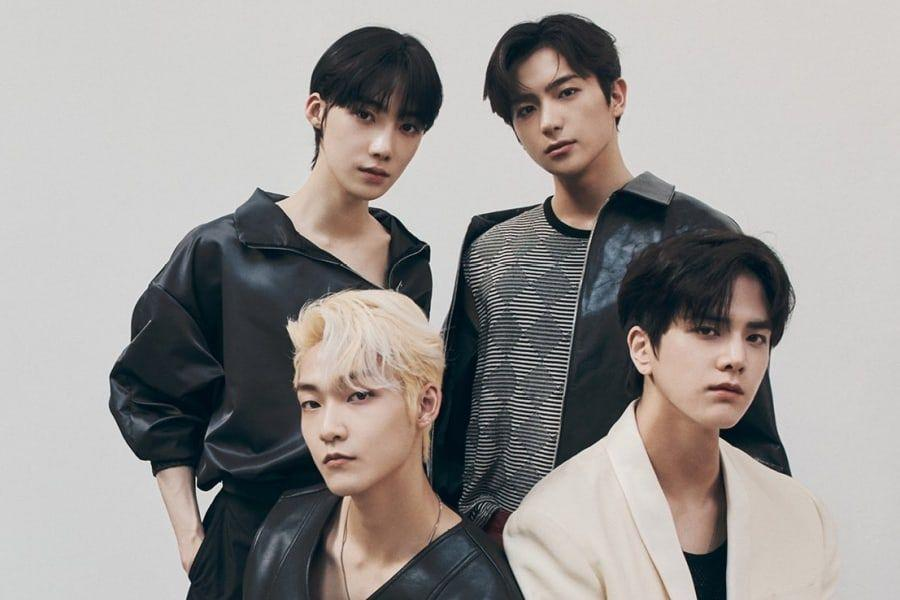
#> input picture face_detection/DATA/005.jpeg, 900 x 600 px, found by its file name
$ python face_detection.py
#> lines starting #> are read from the running program, lines starting #| are printed output that depends on the picture
import cv2 as cv

# Load the image
img = cv.imread('005.jpeg')
#> img is the input picture: shape (600, 900, 3); mean B, G, R 149, 151.3, 155

# Load the face detection model
face_model = cv.CascadeClassifier('face-detect-model.xml')

# Convert the image to grayscale
gray_scale = cv.cvtColor(img, cv.COLOR_BGR2GRAY)
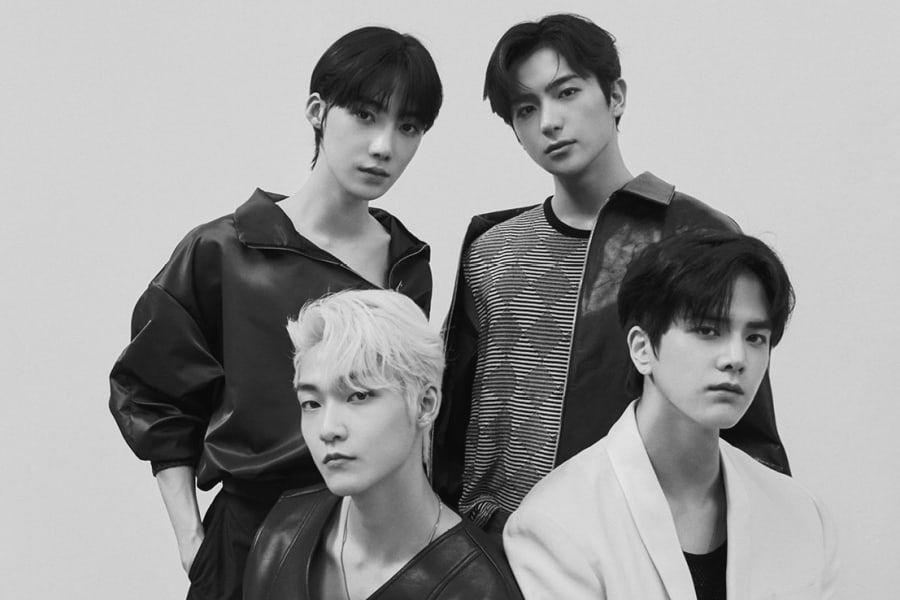
#> gray_scale: shape (600, 900); min 0, max 249, mean 152.2

# Detect faces in the image with adjusted parameters for better accuracy
faces = face_model.detectMultiScale(gray_scale, scaleFactor=1.1, minNeighbors=5, minSize=(30, 30))
#> faces = [[271, 352, 129, 129], [659, 276, 149, 149], [475, 39, 146, 146], [312, 64, 144, 144]]

# Resize the image to fit the screen
height, width, _ = img.shape
#> height = 600; width = 900
resize_factor = min(1.0, 800.0 / width)
#> resize_factor = 0.889
resized_img = cv.resize(img, (int(width * resize_factor), int(height * resize_factor)))

# Draw rectangles around detected faces
for (x, y, w, h) in faces:
    # Adjust the coordinates and size based on the resize factor
    x, y, w, h = int(x * resize_factor), int(y * resize_factor), int(w * resize_factor), int(h * resize_factor)

    cv.rectangle(resized_img, (x, y), (x + w, y + h), (255, 255, 0), 2)
#> this loop made 4 passes
#> (x, y, w, h) on passes 1 to 4: (240, 312, 114, 114), (585, 245, 132, 132), (422, 34, 129, 129), (277, 56, 128, 128)
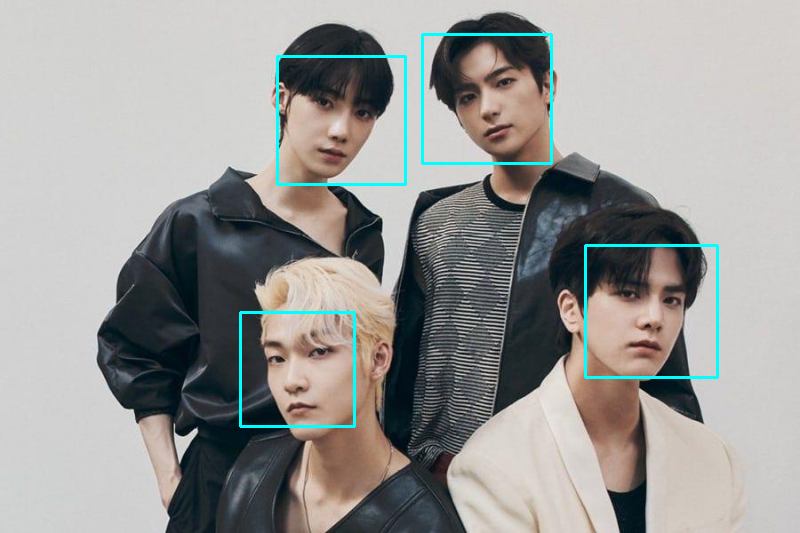
#> resized_img: shape (533, 800, 3); mean B, G, R 150.7, 152.9, 152.9

# Count the number of faces
num_faces = len(faces)
#> num_faces = 4

# Display the number of faces on the image with shadow
font = cv.FONT_HERSHEY_SIMPLEX
#> font = 0
cv.putText(resized_img, f'Number of Faces: {num_faces}', (10, 30), font, 1, (0, 0, 0), 2, cv.LINE_AA)
cv.putText(resized_img, f'Number of Faces: {num_faces}', (11, 31), font, 1, (255, 255, 255), 2, cv.LINE_AA)
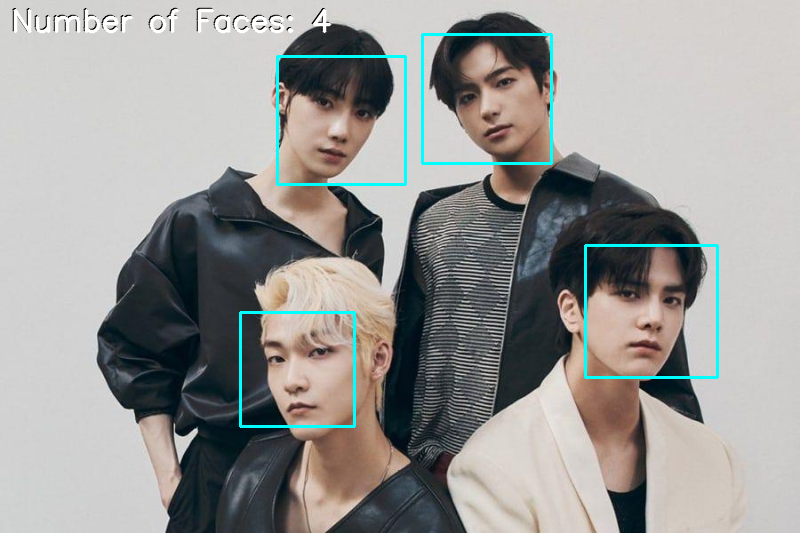
#> resized_img: shape (533, 800, 3); mean B, G, R 150.7, 152.8, 152.9

# Display the resized image with the face count and shadow
cv.imshow('Resized Image', resized_img)
cv.waitKey(0)
cv.destroyAllWindows()

$ run again, with face_detection/DATA/004.jpg copied over face_detection/DATA/005.jpeg
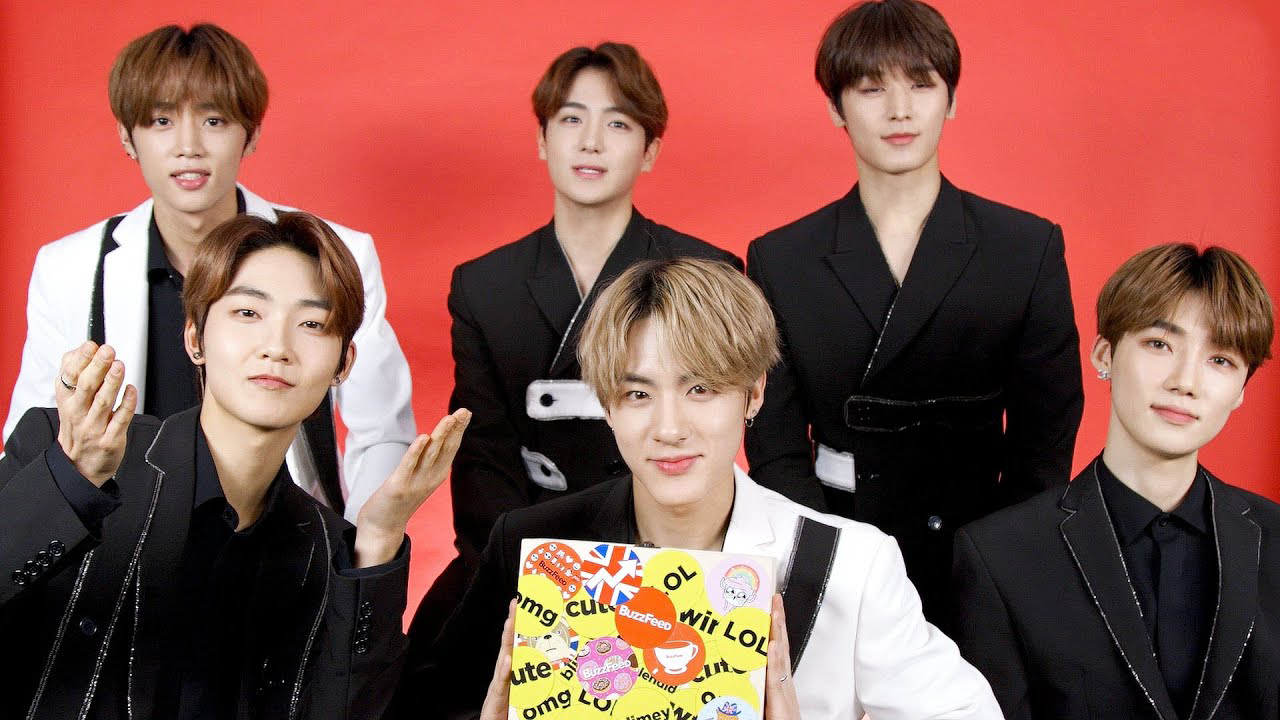
#> input picture face_detection/DATA/004.jpg, 1280 x 720 px, found by its file name
#> img is the input picture: shape (720, 1280, 3); mean B, G, R 79.1, 87.5, 139.4
#> faces = [[837, 40, 124, 124], [537, 80, 110, 110], [120, 68, 140, 140], [196, 255, 161, 161], [587, 331, 164, 164], [1092, 281, 177, 177]]
#> the loop `for (x, y, w, h) in faces:` made 6 passes
#> (x, y, w, h) on passes 1 to 6: (523, 25, 77, 77), (335, 50, 68, 68), (75, 42, 87, 87), (122, 159, 100, 100), (366, 206, 102, 102), (682, 175, 110, 110)
#> after the loop `for (x, y, w, h) in faces:`:
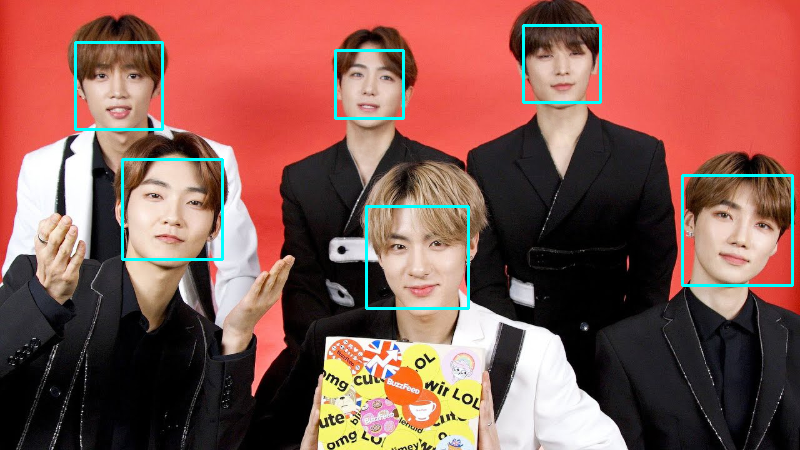
#> resized_img: shape (450, 800, 3); mean B, G, R 82.1, 90.2, 136.5
#> num_faces = 6
#> font = 0
#> `cv.putText(resized_img, f'Number of Faces: {num_faces}', (11, 31), fon..`:
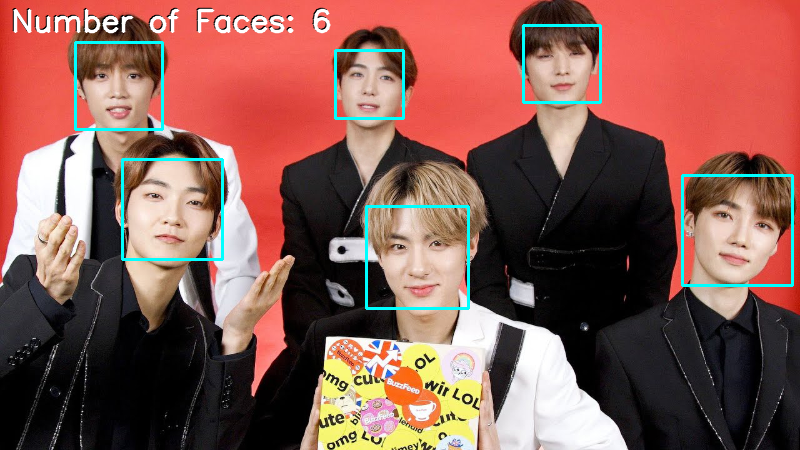
#> resized_img: shape (450, 800, 3); mean B, G, R 83.1, 91.2, 136.4
